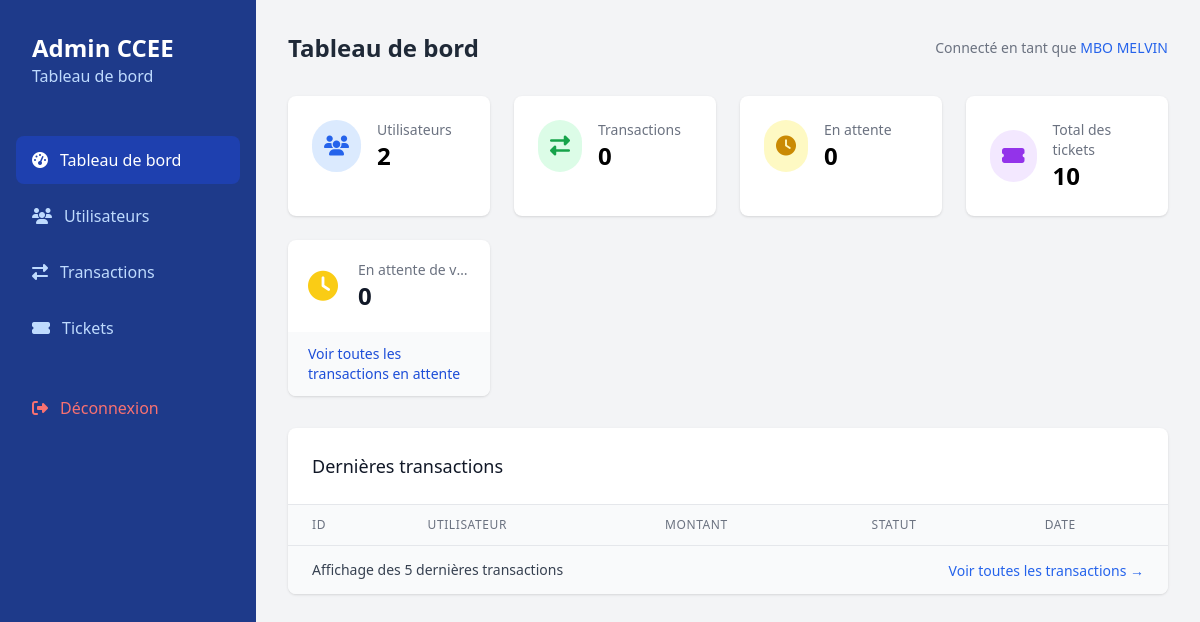
/admin/dashboard.php (signed in), run on an earlier commit of the app's database.
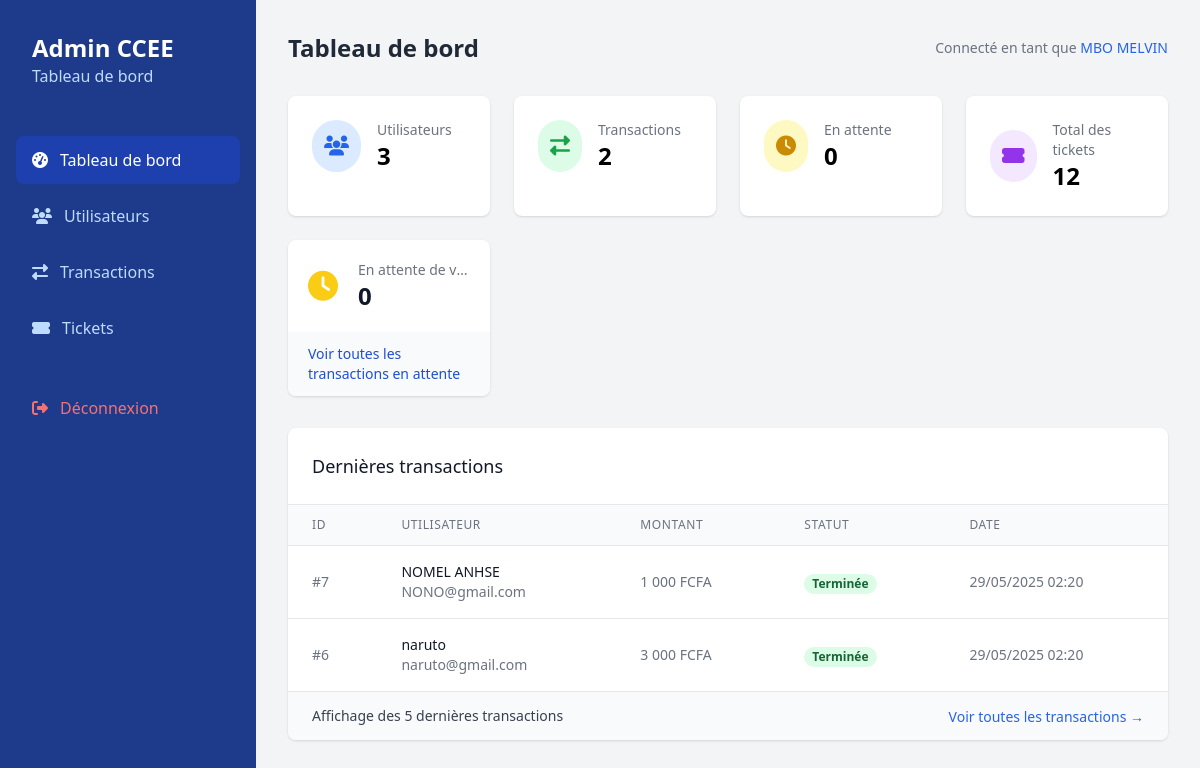
And on a later commit of the database.
### tables this page shows
CREATE TABLE IF NOT EXISTS `transactions` (
  `id` int NOT NULL AUTO_INCREMENT,
  `user_id` int NOT NULL,
  `amount` decimal(10,2) NOT NULL,
  `payment_method` enum('orange','mtn','wave') NOT NULL,
  `phone_number` varchar(20) NOT NULL,
  `status` enum('en_attente','complete','rejetée') DEFAULT 'en_attente',
  `is_activated` tinyint(1) DEFAULT '0',
  `quantity` int NOT NULL,
  `created_at` timestamp NULL DEFAULT CURRENT_TIMESTAMP,
  `updated_at` timestamp NULL DEFAULT CURRENT_TIMESTAMP ON UPDATE CURRENT_TIMESTAMP,
  PRIMARY KEY (`id`),
  KEY `user_id` (`user_id`)
);

CREATE TABLE IF NOT EXISTS `users` (
  `id` int NOT NULL AUTO_INCREMENT,
  `fullname` varchar(100) NOT NULL,
  `email` varchar(100) NOT NULL,
  `phone` varchar(20) NOT NULL,
  `password_hash` varchar(255) NOT NULL,
  `created_at` timestamp NULL DEFAULT CURRENT_TIMESTAMP,
  `is_admin` tinyint(1) DEFAULT '0',
  PRIMARY KEY (`id`),
  UNIQUE KEY `email` (`email`)
);

### admin/dashboard.php (the view, shortened to what the changed rows need)
<?php
require_once __DIR__ . '/../init.php';
try {
    $stats = [
        'total_users' => $pdo->query("SELECT COUNT(*) FROM users")->fetchColumn(),
        'total_transactions' => $pdo->query("SELECT COUNT(*) FROM transactions")->fetchColumn(),
        'pending_transactions' => $pdo->query("SELECT COUNT(*) FROM transactions WHERE status = 'en_attente'")->fetchColumn(),
        'total_tickets' => $pdo->query("SELECT COUNT(*) FROM tickets")->fetchColumn()
    ];
    $stmt = $pdo->query("
        SELECT t.*, u.fullname, u.email
        FROM transactions t
        JOIN users u ON t.user_id = u.id
        ORDER BY t.created_at DESC
        LIMIT 5
    ");
    $recent_transactions = $stmt->fetchAll();
} catch (Exception $e) {
    $_SESSION['error'] = $e->getMessage();
    header('Location: ../auth/login.php');
    exit;
}
?>
<!DOCTYPE html>
<html lang="fr">
<head>
    <script src="https://cdn.tailwindcss.com"></script>
    <link rel="stylesheet" href="https://cdnjs.cloudflare.com/ajax/libs/font-awesome/6.4.0/css/all.min.css">
</head>
<body class="bg-gray-100">
    <div class="min-h-screen flex">
        <div class="bg-blue-900 text-white w-64 min-h-screen p-4">
            <div class="p-4">
                <h1 class="text-2xl font-bold">Admin CCEE</h1>
            </div>
        </div>
        <div class="flex-1 p-8">
            <div class="flex justify-between items-center mb-8">
                <h1 class="text-2xl font-bold text-gray-800">Tableau de bord</h1>
            </div>
            <div class="grid grid-cols-1 md:grid-cols-2 lg:grid-cols-4 gap-6 mb-8">
                <div class="bg-white rounded-lg shadow p-6">
                    <div class="flex items-center">
                        <div class="ml-4">
                            <p class="text-sm font-medium text-gray-500">Utilisateurs</p>
                            <p class="text-2xl font-semibold"><?= $stats['total_users'] ?></p>
                        </div>
                    </div>
                </div>
                <div class="bg-white rounded-lg shadow p-6">
                    <div class="flex items-center">
                        <div class="ml-4">
                            <p class="text-sm font-medium text-gray-500">Transactions</p>
                            <p class="text-2xl font-semibold"><?= $stats['total_transactions'] ?></p>
                        </div>
                    </div>
                </div>
                <div class="bg-white rounded-lg shadow p-6">
                    <div class="flex items-center">
                        <div class="ml-4">
                            <p class="text-sm font-medium text-gray-500">Total des tickets</p>
                            <p class="text-2xl font-semibold"><?= $stats['total_tickets'] ?></p>
                        </div>
                    </div>
                </div>
            </div>
            <div class="bg-white rounded-lg shadow overflow-hidden">
                <div class="p-6 border-b border-gray-200">
                    <h2 class="text-lg font-medium text-gray-900">Dernières transactions</h2>
                </div>
                <div class="overflow-x-auto">
                    <table class="min-w-full divide-y divide-gray-200">
                        <thead class="bg-gray-50">
                            <tr>
                                <th class="px-6 py-3 text-left text-xs font-medium text-gray-500 uppercase tracking-wider">ID</th>
                                <th class="px-6 py-3 text-left text-xs font-medium text-gray-500 uppercase tracking-wider">Utilisateur</th>
                                <th class="px-6 py-3 text-left text-xs font-medium text-gray-500 uppercase tracking-wider">Montant</th>
                                <th class="px-6 py-3 text-left text-xs font-medium text-gray-500 uppercase tracking-wider">Statut</th>
                                <th class="px-6 py-3 text-left text-xs font-medium text-gray-500 uppercase tracking-wider">Date</th>
                            </tr>
                        </thead>
                        <tbody class="bg-white divide-y divide-gray-200">
                            <?php foreach ($recent_transactions as $transaction): ?>
                            <tr>
                                <td class="px-6 py-4 whitespace-nowrap text-sm text-gray-500">#<?= $transaction['id'] ?></td>
                                <td class="px-6 py-4 whitespace-nowrap">
                                    <div class="text-sm font-medium text-gray-900"><?= htmlspecialchars($transaction['fullname']) ?></div>
                                    <div class="text-sm text-gray-500"><?= htmlspecialchars($transaction['email']) ?></div>
                                </td>
                                <td class="px-6 py-4 whitespace-nowrap text-sm text-gray-500">
                                    <?= number_format($transaction['amount'], 0, ',', ' ') ?> FCFA
                                </td>
                                <td class="px-6 py-4 whitespace-nowrap">
                                    <?php
                                    $statusClasses = [
                                        'complete' => 'bg-green-100 text-green-800',
                                        'en_attente' => 'bg-yellow-100 text-yellow-800',
                                        'rejetée' => 'bg-red-100 text-red-800'
                                    ][$transaction['status']] ?? 'bg-gray-100 text-gray-800';
                                    $statusText = [
                                        'complete' => 'Terminée',
                                        'en_attente' => 'En attente',
                                        'rejetée' => 'Rejetée'
                                    ][$transaction['status']] ?? $transaction['status'];
                                    ?>
                                    <span class="px-2 inline-flex text-xs leading-5 font-semibold rounded-full <?= $statusClasses ?>">
                                        <?= $statusText ?>
                                    </span>
                                </td>
                                <td class="px-6 py-4 whitespace-nowrap text-sm text-gray-500">
                                    <?php
                                    $date = !empty($transaction['transaction_date']) ? $transaction['transaction_date'] : 'now';
                                    echo (new DateTime($date))->format('d/m/Y H:i');
                                    ?>
                                </td>
                            </tr>
                            <?php endforeach; ?>
                        </tbody>
                    </table>
                </div>
            </div>
        </div>
    </div>
</body>
</html>

What changed in the data, as far as the page shows it:
added transactions: id "7", user.fullname "NOMEL ANHSE", user.email "NONO@gmail.com", amount "1 000", status "Terminée", format "29/05/2025 02:20"
added transactions: id "6", user.fullname "naruto", user.email "naruto@gmail.com", amount "3 000", status "Terminée", format "29/05/2025 02:20"
Also different on the page:
$stats['total_users']: "2" → "3"
$stats['total_transactions']: "0" → "2"
$stats['total_tickets']: "10" → "12"
